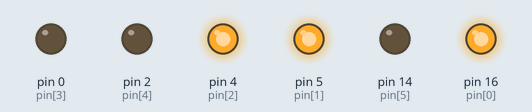
Bench run of a sketch on a simulated Arduino Uno, built with avr-gcc and run on an emulated ATmega328P. Shown: output pins drawn as LEDs (lit = HIGH).

Above: at 0.3 s.
At 1.1 s:
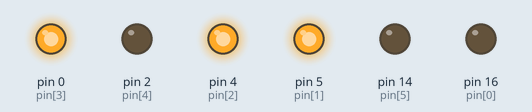
At 1.8 s:
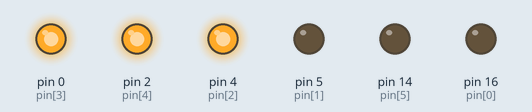
At 2.6 s:
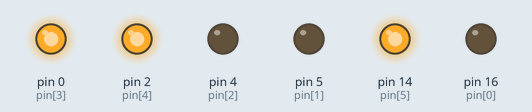
At 3.3 s:
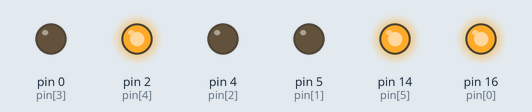
At 4.1 s:
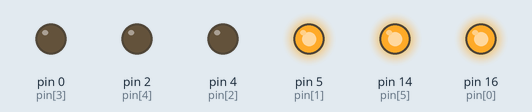
Timing chart, 0 to 5.9 s (numbered marks = the images above):
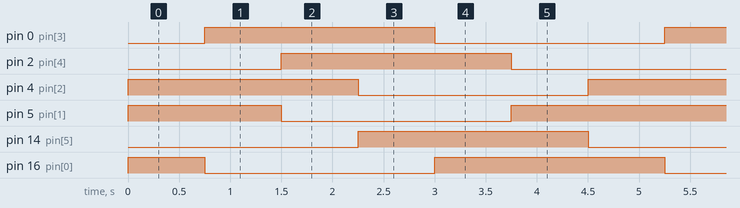

The sketch:

tiga-tiga.ino
```cpp
int pin[] = {16,5,4,0,2,14};
int numPin = 6;
int pinOnIndex = 0;

void setup() {
  for(int i=0;i<numPin;i++){
    pinMode(pin[i],OUTPUT);
  }
}

void loop() {
  for (int i=0;i<numPin;i++){
    if(i==pinOnIndex){
      digitalWrite(pin[i],HIGH);
        if(i==(numPin-2)){
          int indexA = i + 1;
          digitalWrite(pin[indexA],HIGH);
          int indexB= 0;
          digitalWrite(pin[indexB],HIGH);
        }else if(i == (numPin-1)){
          int indexA = 0;
          digitalWrite(pin[indexA],HIGH);
          int indexB = indexA+1;
          digitalWrite(pin[indexB],HIGH);
        }else{
          int indexA = i + 1;
          digitalWrite(pin[indexA],HIGH);
          int indexB = indexA + 1;
          digitalWrite(pin[indexB],HIGH);
        }

    }
 }

 delay(750);
 pinOnIndex = pinOnIndex+1;
 int indexC = pinOnIndex - 1;
 digitalWrite(pin[indexC],LOW);


 if(pinOnIndex>=numPin){
  pinOnIndex = 0;
 }

}
```

Measured:
- by itself, pin 0 (pin[3]), pin 2 (pin[4]), pin 4 (pin[2]), pin 14 (pin[5]): alternates HIGH for 2.3 s and LOW for 2.3 s
- by itself, pin 5 (pin[1]), pin 16 (pin[0]): repeats every 4.5 s: LOW 2.3 s, HIGH 2.3 s
- by itself, everything shown: repeats every 4.5 s, in 12 steps
